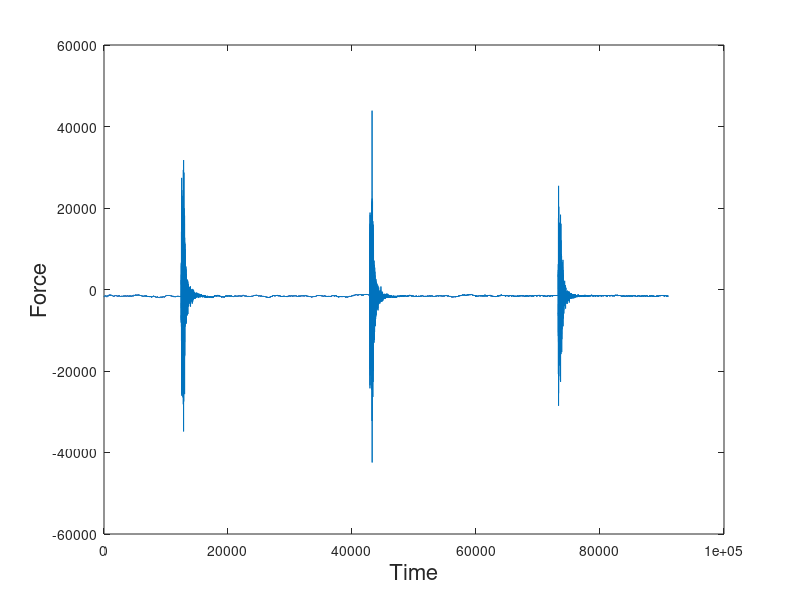

The MATLAB source for this figure: (Note: this script raises an error after producing the figure.)
clear all;
close all;

load('data.mat');

figure('Name','Sismologika')
plot((1:length(data)),data);
xlabel('Time','FontSize',16) 
ylabel('Force','FontSize',16) 

length_of_data = length(data);
data = abs(data);

window = 200;
step = 50;
now = 50;

integer_div  = rem(window,(1:window));

threshole = 0.99;
threshole_log = 0.01;
gama_array_past = zeros(window,1);

take_a_slise_from_raw_data_past = zeros(window,1);


for i = window+1: step :15000 %length_of_data-window-1
    
    take_a_slise_from_raw_data_past = data(i-window:i-1);
    
    for v = 1 : window
       gama_array_past(v) = VarianceFunction(v,take_a_slise_from_raw_data_past);
    end
    
    person = corr((1:window)',gama_array_past);
    printf('Pearson  Var%f',person);
    
%     figure('Name', 'Variance fanction');
%     subplot(2,1,1)
%     plot((1:window),gama_array_past);
%     title('Variance fanction');
%     
%     subplot(2,1,2)
%     plot(log(1:window),log(gama_array_past));
%     title('Log Variance fanction');
    
    person_log = corr((1:window)',log(gama_array_past));
    printf('Pearson Log var%f',person_log);
    
    %[graphType, slope, intercept, MSE, R2, S] = logfit((1:window),gama_array_past);
    %printf('Graph type %s and i = %d ', graphType,i);
    printf(' and i = %d ', i);
%     pause(3);
%     close 'Variance fanction';
    if(abs(person_log) > threshole)
       log_signal_window = log(take_a_slise_from_raw_data_past);
       
       person_signal = corr((1:window)',log_signal_window);
       printf('LOG SIGNAL COOR %f',person_signal);
       if (abs(person_signal)<threshole_log)
           printf('Out brake in i = %d and %f',i,person_signal);
           break;
       end
    end
end


